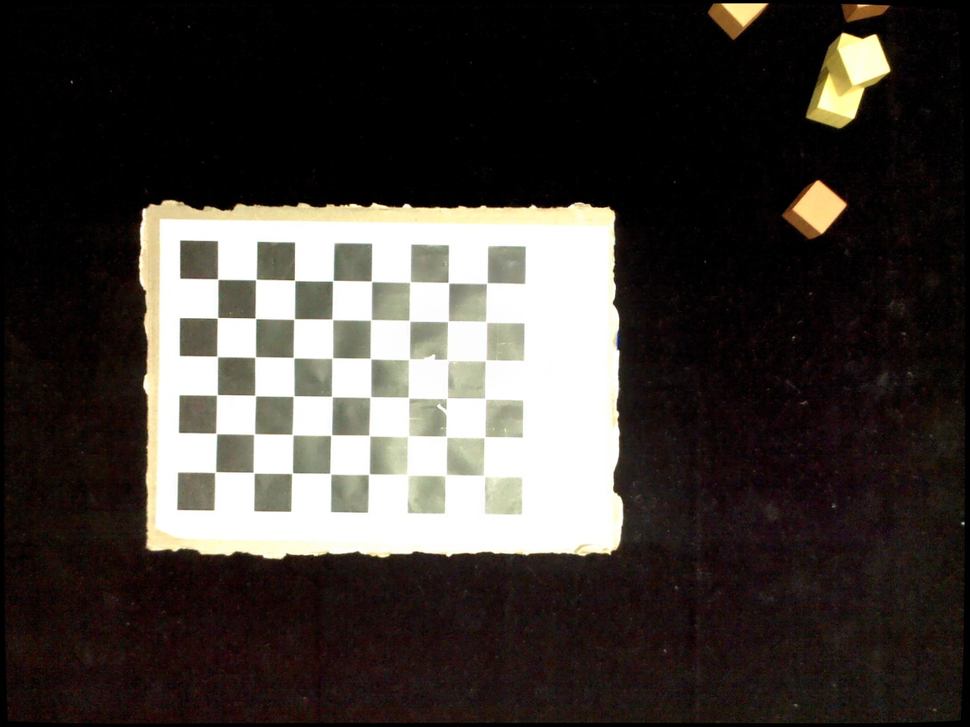
#> input picture checker2022-11-18 19:08:53.051713.png, 970 x 727 px, shrunk from 1280 x 960 before the run; its folder holds 4 pictures in this run
$ python part_a.py
#> lines starting #> are read from the running program, lines starting #| are printed output that depends on the picture
import argparse
import glob

import cv2 as cv
import numpy as np


def main(_args: argparse.Namespace):
    set_idx = _args.set
    # Checkerboard grid
    objp = np.zeros((6 * 8, 3), np.float32)
    objp[:, :2] = np.mgrid[0:8, 0:6].T.reshape(-1, 2)

    # Array of checkerboard grids
    object_points = []
    # Array of checkerboard corners found in distorted images
    image_points = []
    # Find all PNG files in folder
    file_names = glob.glob(f'checker*.png')
    print(file_names)
    # Save an image with found corners for the first image
    draw_corners = True
    # Find corners for all distorted images
    for file_name in file_names:
        # Find corners
        ret, imgp = find_image_points(file_name, draw_image_points=draw_corners)
#> in find_image_points, image is the input picture: shape (727, 970, 3); mean B, G, R 56.1, 60.3, 65.6
#> in find_image_points, `gray = cv.cvtColor(image, cv.COLOR_BGR2GRAY)`:
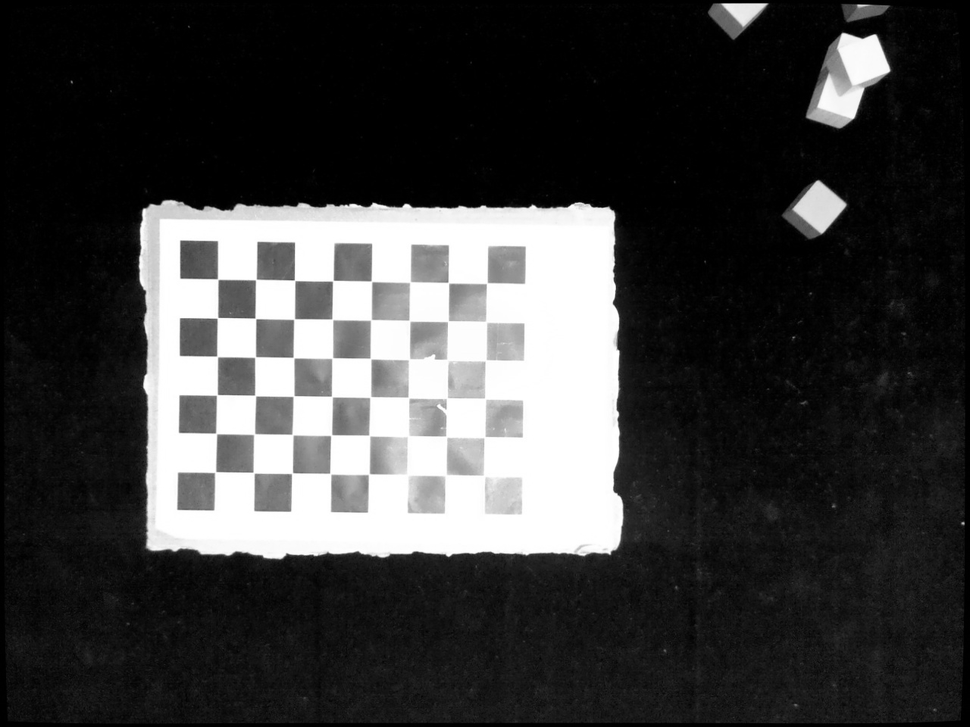
#> gray: shape (727, 970); min 0, max 255, mean 61.4
#> in find_image_points, `success, corners = cv.findChessboardCorners(gray, (8, 6), None)`: success = True; corners = 48 rows, first 8: [218, 279], [255.8, 279.3], [294.6, 280.2], [332.8, 280.7], [371.2, 281.1], [410.2, 282.1], [448, 282.8], [487.2, 282.9]
#> ret = True; imgp = 48 rows, first 8: [217.7, 279.1], [255.8, 279.6], [294.6, 280.4], [332.8, 280.7], [371.4, 281.2], [410.2, 282.1], [448.5, 282.8], [487, 283]
        if ret:
            # If corners are found, append to arrays
            object_points.append(objp)
            image_points.append(imgp)
            # Draw corners only for first successful image
            draw_corners = False
#> pass 2 of the loop in main, `for file_name in file_names:`:
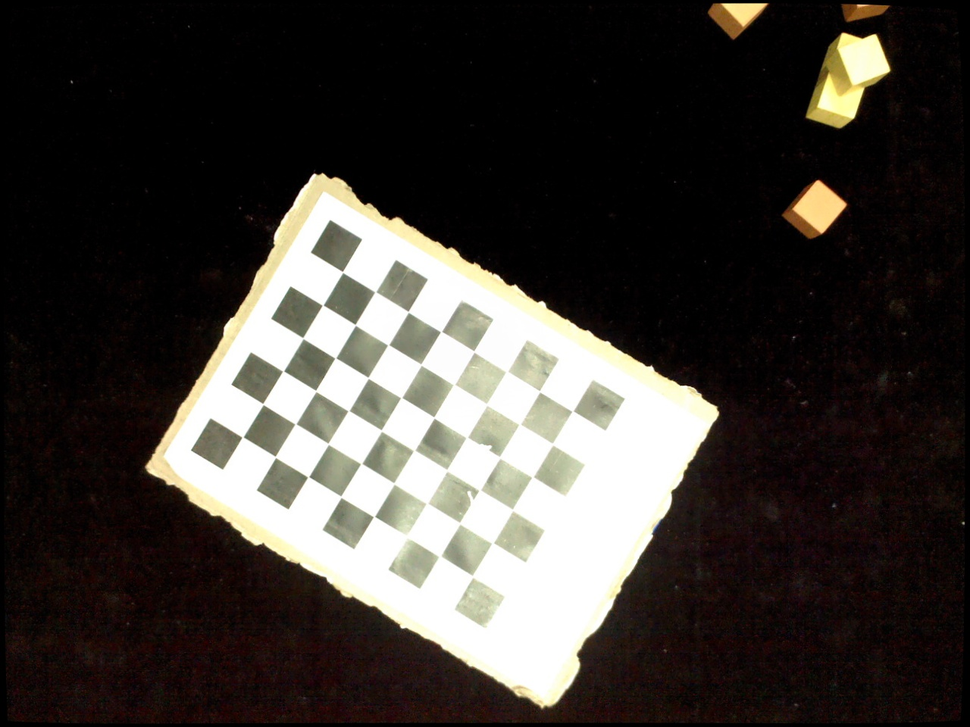
#> input picture checker2022-11-18 19:09:00.056179.png, 970 x 727 px, shrunk from 1280 x 960 before the run
#> in find_image_points, image is the input picture: shape (727, 970, 3); mean B, G, R 54.4, 58.9, 63.2
#> in find_image_points (call 2), `gray = cv.cvtColor(image, cv.COLOR_BGR2GRAY)`:
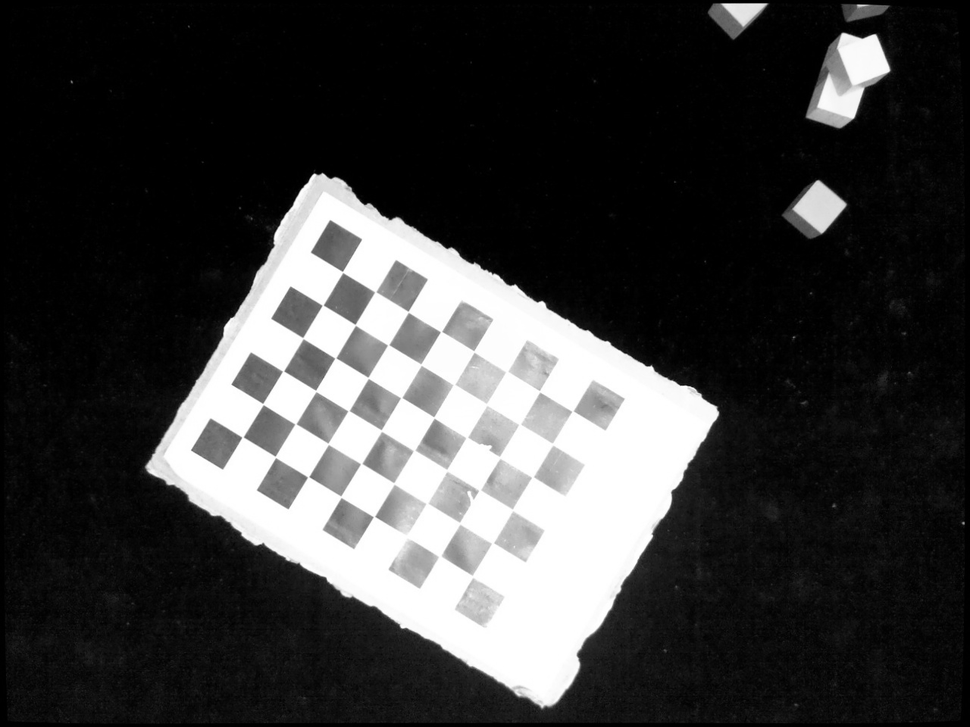
#> gray: shape (727, 970); min 0, max 255, mean 59.6
#> corners = 48 rows, first 8: [342.5, 272.1], [375.3, 291.5], [408.3, 311.7], [440.6, 331.5], [474.3, 351.2], [506.6, 371.1], [539.5, 391.1], [572.6, 410.5]
#> imgp = 48 rows, first 8: [342.6, 272], [375.1, 292], [408.2, 311.7], [441, 331.7], [473.8, 351.3], [507.1, 371.5], [539.6, 391.6], [572.8, 411.1]
#> pass 3 of the loop in main, `for file_name in file_names:`:
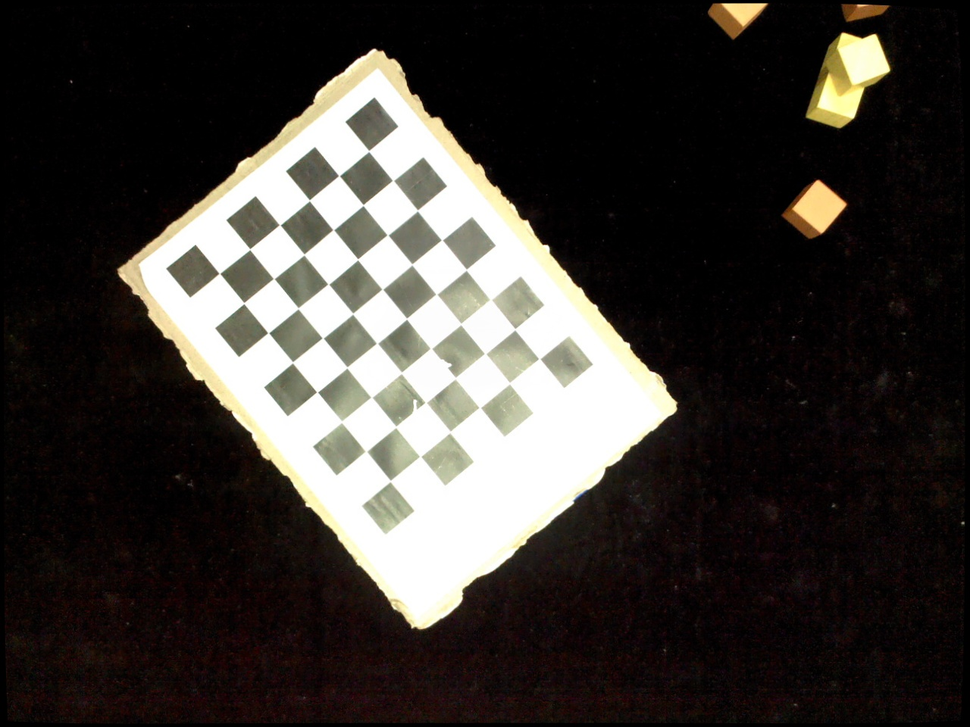
#> input picture checker2022-11-18 19:09:04.127218.png, 970 x 727 px, shrunk from 1280 x 960 before the run
#> in find_image_points, image is the input picture: shape (727, 970, 3); mean B, G, R 52.9, 57, 60.9
#> in find_image_points (call 3), `gray = cv.cvtColor(image, cv.COLOR_BGR2GRAY)`:
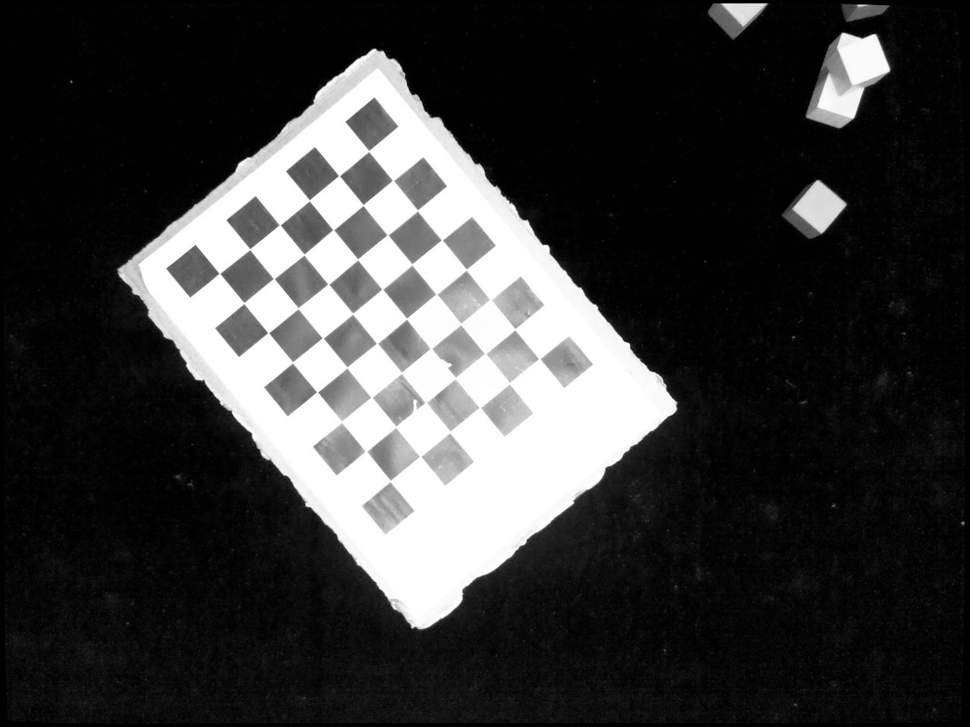
#> gray: shape (727, 970); min 0, max 255, mean 57.7
#> corners = 48 rows, first 8: [368.5, 150.7], [392.9, 180.4], [417.5, 210.3], [441.8, 240.4], [466.4, 269.5], [490.7, 299.3], [514.9, 329.2], [539.4, 358.3]
#> imgp = 48 rows, first 8: [368.8, 151], [392.8, 180.4], [417.5, 210.5], [441.7, 239.9], [466.4, 269.6], [490.5, 299.7], [514.9, 329.4], [539.6, 358.9]
#> the loop made 4 passes; the first 3 are shown

    # Get camera parameters
    shape = cv.imread(file_names[0]).shape
#> shape = (727, 970, 3)
    _, camera_matrix, distortion_coefficients, rotation_vectors, translation_vectors = cv.calibrateCamera(object_points,
                                                                                                          image_points,
                                                                                                          shape[
                                                                                                          -2:-4:-1],
                                                                                                          None,
                                                                                                          None)

    # [12 lines of commented-out code are left out]
    print()
    print(f"Camera Matrix:\n{camera_matrix}")
    print()
    print(f"Distortion Coefficients:\n{distortion_coefficients}")
    print()
    h, w = shape[:2]
#> h = 727; w = 970
    new_camera_mtx, roi = cv.getOptimalNewCameraMatrix(camera_matrix, distortion_coefficients, (w, h), 1, (w, h))
    print(f"New Camera Matrix:\n{new_camera_mtx}")
    print()
    print(f"ROI:\n{roi}")
    print()


def undistort(_file_name, _mtx, _dist, _save_uncropped=False):
    """
    Undistort the image with the given filename using the given camera parameters.
    :param _file_name: filename of the image
    :param _mtx: camera matrix
    :param _dist: distortion coefficients
    :param _save_uncropped: save uncropped image
    :return: None
    """
    _img = cv.imread(_file_name)
    h, w = _img.shape[:2]
    new_camera_mtx, roi = cv.getOptimalNewCameraMatrix(_mtx, _dist, (w, h), 1, (w, h))
    dst = cv.undistort(_img, _mtx, _dist, None, new_camera_mtx)

    # if _save_uncropped:
    #     cv.imwrite(f'undistorted/{_file_name[:-4]}-uncropped.png', dst)

    # Crop image
    x, y, w, h = roi
    dst = dst[y:y + h, x:x + w]
    # cv.imwrite(f'undistorted/{_file_name[:-4]}-undistorted.png', dst)


def find_image_points(_file_name, draw_image_points=False):
    """
    Fin the image points on the picture of a checkerboard.
    :param _file_name: filename of the image
    :param draw_image_points: save the image with the corners drawn onto it
    :return: tuple with boolean if process was successful and image points if it was
    """
    _imgp = None
    image = cv.imread(_file_name)
    gray = cv.cvtColor(image, cv.COLOR_BGR2GRAY)
    success, corners = cv.findChessboardCorners(gray, (8, 6), None)
    if success:
        _imgp = cv.cornerSubPix(gray,
                                corners,
                                (11, 11),
                                (-1, -1),
                                (cv.TERM_CRITERIA_EPS + cv.TERM_CRITERIA_MAX_ITER, 30, 0.001))
    else:
        print('FAILED')
        # if draw_image_points:
        #     cv.drawChessboardCorners(image, (8, 6), _imgp, True)
        #     cv.imwrite(f'{_file_name[:-4]}-corners.png', image)
    return success, _imgp


if __name__ == "__main__":
    parser = argparse.ArgumentParser(description="Camera Calibration.")
    parser.add_argument("-s", "--set", help='Input images set (1 or 2)', default=2, required=False, type=int)
    args = parser.parse_args()

    main(args)
